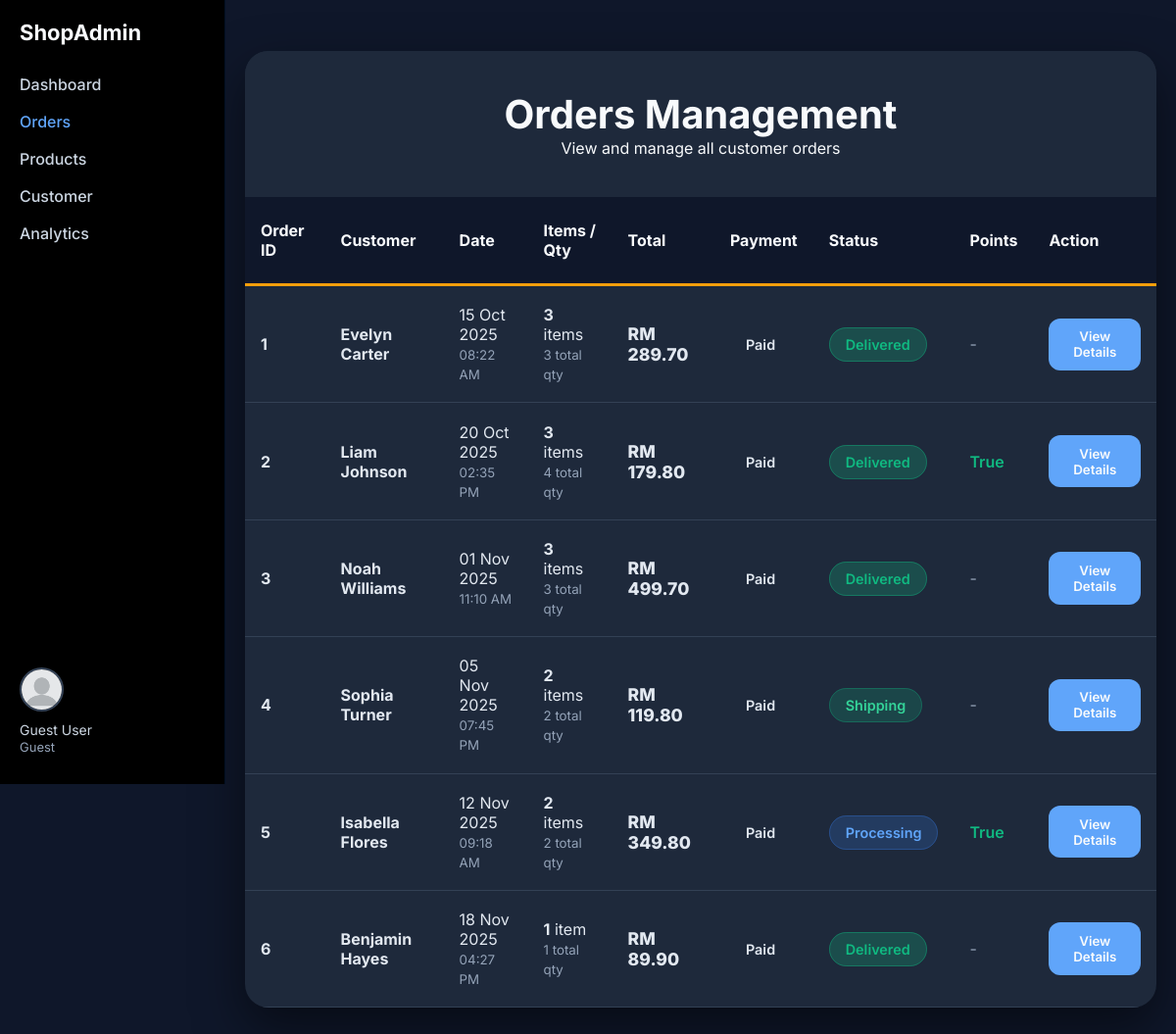
/pages/admin/admin-order.php, run on the app's committed database.
### tables this page shows
CREATE TABLE `orders` (
    `order_id` int(11) NOT NULL,
    `user_id` varchar(12) NOT NULL,
    `order_at` timestamp NOT NULL DEFAULT current_timestamp(),
    `payment_status` enum(
        'Pending',
        'Paid',
        'Failed',
        'Refunded'
    ) NOT NULL,
    `status` enum(
        'Pending',
        'Processing',
        'Shipping',
        'Delivered',
        'Cancelled'
    ) NOT NULL,
    `total_price` decimal(10, 2) NOT NULL,
    `utilize_point` tinyint(1) NOT NULL DEFAULT 0,
    `address_id` int(11) NOT NULL
);

CREATE TABLE `users` (
    `user_id` varchar(12) NOT NULL,
    `user_name` varchar(50) NOT NULL,
    `user_role` enum('Member', 'Admin') NOT NULL DEFAULT 'Member',
    `email` varchar(50) NOT NULL,
    `hash_password` varchar(255) NOT NULL,
    `account_status` enum(
        'Verified',
        'Unverified',
        'Blocked'
    ) NOT NULL DEFAULT 'Unverified'
);

### DAO/order-dao.php (called while the page is built, shortened)
<?php
function getAllOrdersAdmin()
{
    global $_db;
    try {
        $sql = "SELECT
                    o.order_id,
                    o.order_at,
                    u.user_name,
                    u.email,
                    o.total_price,
                    o.payment_status,
                    o.status,
                    o.utilize_point,
                    COUNT(DISTINCT oi.product_id) AS total_items,
                    SUM(oi.qty) AS total_quantity
                FROM orders o
                INNER JOIN users u ON o.user_id = u.user_id
                LEFT JOIN orderitem oi ON o.order_id = oi.order_id
                GROUP BY o.order_id
                ORDER BY o.order_at ASC";
        $stmt = $_db->prepare($sql);
        $stmt->execute();
        return $stmt->fetchAll(PDO::FETCH_OBJ);
    } catch (PDOException $e) {
        error_log("Get All Orders Admin Error: " . $e->getMessage());
        return [];
    }
}

### controller/order-controller.php (called while the page is built, shortened)
<?php
require_once  __DIR__ . '/../_base.php';
require __DIR__ . '/../DAO/order-dao.php';
function getOrderHistoryAdmin()
{
    return getAllOrdersAdmin();
}

### pages/admin/admin-order.php (the view, shortened to what this page needs)
<?php
require '../../controller/order-controller.php';
include 'adminHeader.php';
$orders = getOrderHistoryAdmin();
?>
<link rel="stylesheet" href="../../css/admin-order.css">
<body>
    <div class="admin-container">
        <div class="admin-header">
            <h1>Orders Management</h1>
            <p>View and manage all customer orders</p>
        </div>
        <table class="orders-table">
            <thead>
                <tr>
                    <th>Order ID</th>
                    <th>Customer</th>
                    <th>Date</th>
                    <th>Items / Qty</th>
                    <th>Total</th>
                    <th>Payment</th>
                    <th>Status</th>
                    <th>Points</th>
                    <th>Action</th>
                </tr>
            </thead>
            <tbody>
                <?php if (is_array($orders) && !empty($orders)): ?>
                    <?php foreach ($orders as $order): ?>
                        <?php if (is_object($order) && isset($order->order_id)): ?>
                            <tr>
                                <td data-label="Order ID"><strong><?= $order->order_id ?></strong></td>
                                <td data-label="Customer">
                                    <a style="text-decoration:none; color:var(--color-text-primary);" href="../admin/admin-order-detail.php?id=<?= $order->order_id ?>">
                                        <div><strong><?= htmlspecialchars($order->user_name ?? 'Unknown') ?></strong></div>
                                    </a>
                                </td>
                                <td data-label="Date">
                                    <?= isset($order->order_at) ? date('d M Y', strtotime($order->order_at)) : 'N/A' ?><br>
                                    <small style="color:#94a3b8;">
                                        <?= isset($order->order_at) ? date('h:i A', strtotime($order->order_at)) : '' ?>
                                    </small>
                                </td>
                                <td data-label="Items / Qty">
                                    <strong><?= $order->total_items ?? 0 ?></strong> item<?= ($order->total_items ?? 0) > 1 ? 's' : '' ?><br>
                                    <small style="color:#94a3b8;"><?= $order->total_quantity ?? 0 ?> total qty</small>
                                </td>
                                <td data-label="Total" class="total-price">
                                    RM <?= number_format($order->total_price ?? 0, 2) ?>
                                </td>
                                <td data-label="Payment">
                                    <span class="status <?= strtolower($order->payment_status ?? 'unknown') ?>">
                                        <?= ucfirst($order->payment_status ?? 'Unknown') ?>
                                    </span>
                                </td>
                                <td data-label="Status">
                                    <span class="status <?= strtolower($order->status ?? 'unknown') ?>">
                                        <?= ucfirst($order->status ?? 'Unknown') ?>
                                    </span>
                                </td>
                                <td data-label="Points">
                                    <?php if (isset($order->utilize_point) && $order->utilize_point): ?>
                                        <span style="color: #10b981; font-weight: 600;">True</span>
                                    <?php else: ?>
                                        <span style="color: #94a3b8;">-</span>
                                    <?php endif; ?>
                                </td>
                                <td data-label="Action">
                                    <button class="btn-small btn-view" onclick="viewOrderDetails(<?= $order->order_id ?? 0 ?>)">
                                        View Details
                                    </button>
                                </td>
                            </tr>
                        <?php endif; ?>
                    <?php endforeach; ?>
                <?php endif; ?>
            </tbody>
        </table>
    </div>
</body>
<?php include 'adminFooter.php'; ?>

### css/admin.css (style rules this page uses)
:root { --color-bg-body: #010716; --color-text-light: #e2e8f0; --color-sidebar-bg: #000000; --color-sidebar-border: #021024; --color-logo-text: #f8fafc; --color-menu-text: #cbd5e1; --color-menu-active: #60a5fa; --color-admin-name: #cbd5e1; --color-admin-name-muted: #94a3b8; --color-search-border: #475569; --color-search-bg: #000000; --color-search-text: #f1f5f9; }
* { margin: 0; padding: 0; box-sizing: border-box; font-family: Inter, sans-serif; }
body { background: var(--color-bg-body); color: var(--color-text-light); }

### css/admin-order.css (style rules this page uses)
:root { --color-bg-body: #0f172a; --color-card-bg: #1e293b; --color-input-bg: #1e293b; --color-upload-bg: #1e293b; --color-text-primary: #e2e8f0; --color-text-heading: #f8fafc; --color-text-label: #cbd5e1; --color-text-muted: #94a3b8; --color-text-placeholder: #64748b; --color-border: #334155; --color-border-dashed: #475569; --color-border-focus: #60a5fa; --color-primary: #f59e0b; --color-primary-hover: #d97706; --color-focus: #60a5fa; --color-danger: #ef4444; --color-required: #f87171; --orange: #f59e0b; --red: #ef4444; --green: #10b981; --blue: #3b82f6; --gray: #64748b; --dark: #1e293b; --light: #334155; --shadow-card: 0 20px 50px rgba(0, 0, 0, 0.5); --shadow-input-focus: 0 0 0 5px rgba(96, 165, 250, 0.2); --shadow-btn-primary: 0 10px 30px rgba(245, 158, 11, 0.4); }
.admin-container { max-width: 1400px; margin: 2rem auto; background: var(--color-card-bg); border-radius: 24px; box-shadow: var(--shadow-card); overflow: hidden; }
.admin-header { background: var(--color-card-bg); color: var(--color-text-heading); padding: 2.5rem; text-align: center; }
.admin-header h1 { margin: 0; font-size: 2.5rem; font-weight: 700; color: var(--color-text-heading); }
.orders-table { width: 100%; border-collapse: collapse; font-size: 1rem; }
.orders-table th { background: var(--color-bg-body); padding: 1.5rem 1rem; text-align: left; font-weight: 700; color: var(--color-text-heading); border-bottom: 3px solid var(--color-primary); }
.orders-table td { padding: 1.2rem 1rem; border-bottom: 1px solid var(--color-border); color: var(--color-text-primary); }
.status { padding: 0.5rem 1rem; border-radius: 50px; font-size: 0.9rem; font-weight: 600; text-transform: capitalize; }
.status.processing { background: rgba(59, 130, 246, 0.2); color: #60a5fa; border: 1px solid rgba(59, 130, 246, 0.3); }
.status.shipped, .status.shipping { background: rgba(16, 185, 129, 0.2); color: #34d399; border: 1px solid rgba(16, 185, 129, 0.3); }
.status.delivered { background: rgba(16, 185, 129, 0.25); color: #10b981; border: 1px solid rgba(16, 185, 129, 0.4); }
.btn-small { padding: 0.6rem 1.2rem; border: none; border-radius: 12px; font-weight: 600; cursor: pointer; transition: all 0.3s; }
.btn-view { background: var(--color-focus); color: var(--color-text-heading); border: 1px solid rgba(96, 165, 250, 0.3); }
.total-price { font-weight: 800; color: var(--color-primary); font-size: 1.1rem; }

### data on the page
orders: order_id "1", user.user_name "Evelyn Carter", order_at "15 Oct 2025", order_at "08:22 AM", total_items "3", total_quantity "3", total_price "289.70", payment_status "Paid", status "Delivered"
orders: order_id "2", user.user_name "Liam Johnson", order_at "20 Oct 2025", order_at "02:35 PM", total_items "3", total_quantity "4", total_price "179.80", payment_status "Paid", status "Delivered", utilize_point "True"
orders: order_id "3", user.user_name "Noah Williams", order_at "01 Nov 2025", order_at "11:10 AM", total_items "3", total_quantity "3", total_price "499.70", payment_status "Paid", status "Delivered"
orders: order_id "4", user.user_name "Sophia Turner", order_at "05 Nov 2025", order_at "07:45 PM", total_items "2", total_quantity "2", total_price "119.80", payment_status "Paid", status "Shipping"
orders: order_id "5", user.user_name "Isabella Flores", order_at "12 Nov 2025", order_at "09:18 AM", total_items "2", total_quantity "2", total_price "349.80", payment_status "Paid", status "Processing", utilize_point "True"
orders: order_id "6", user.user_name "Benjamin Hayes", order_at "18 Nov 2025", order_at "04:27 PM", total_items "1", total_quantity "1", total_price "89.90", payment_status "Paid", status "Delivered"

### other printed values
$currentUser->user_name "Guest User"
$currentUser->user_role "Guest"
